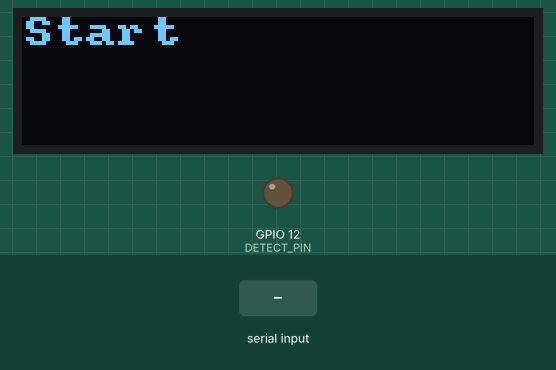
Simulated run of this sketch. Board: ESP32. Shown: 128×32 one-colour display, output pins drawn as LEDs (lit = HIGH). Inputs (shaded band) come from the test bench. Nothing arrives over Bluetooth unless stated.

Above: at 1.2 s.
1.3 s: "detected\n" received over the second serial link
At 1.7 s:
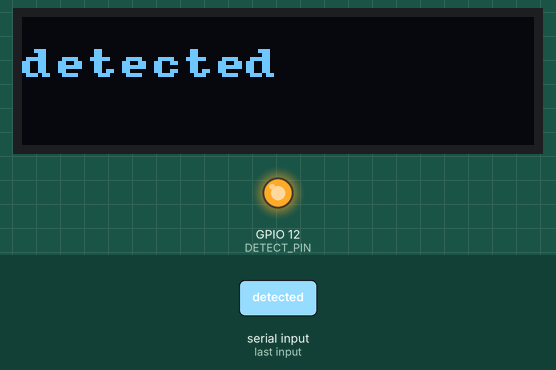
2.8 s: "undetected\n" received over the second serial link
At 4.1 s:
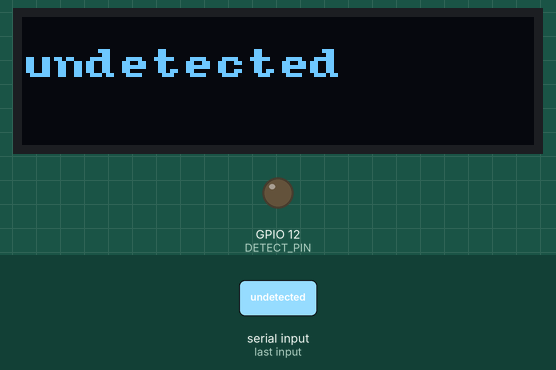
Timing chart, 0 to 5.8 s (numbered marks = the images above; inputs shaded):
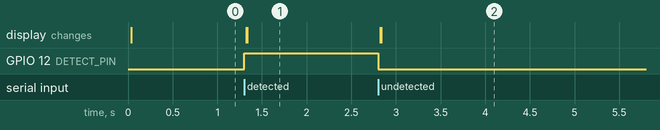

The sketch:

Bluetooth_receiver.ino
```cpp
const int DETECT_PIN = 12;
unsigned long pre_time;
unsigned long now_time;
// String command;

// put your setup code here, to run once:
void setup() {
  setupCommunication();
  setupDisplay();
  pinMode(DETECT_PIN, OUTPUT);
  writeDisplay("Start", 0, true);
  pre_time = millis();
  now_time = millis();
}

// put your main code here, to run repeatedly:
void loop() {
  now_time = millis();

  String command = receiveMessage();
  // if (command != "")
  //   sendMessage(command.c_str());

  //if(now_time - pre_time >= 1000){

    if(command == "undetected"){
      digitalWrite(DETECT_PIN, LOW);
      writeDisplay("undetected", 1, true);
      pre_time = now_time;
    }

    else if(command == "detected"){
      digitalWrite(DETECT_PIN, HIGH);
      writeDisplay("detected", 1, true);
      pre_time = now_time;
    }
  //}
}
```

Communication.ino
```cpp
//Precompiler directive elegance: 0 == Serial, 1 == Bluetooth
#define USE_BT 1

//This block allows us to use "Ser" throughout our codebase.
//This makes the code to be protocol-agnostic.
//Whether using Bluetooth or USB Serial, we will reference it as Ser.
#if USE_BT
  #include "BluetoothSerial.h"
  BluetoothSerial BTSerial;     // instantiate a BT object
  #define Ser BTSerial          // substitute Ser for SerialBT
#else
  #define Ser Serial            // substitute Ser for Serial
#endif


//Initialize the communication protocol (either HW Serial or BT)
void setupCommunication() {
  #if USE_BT
    Ser.begin("HCSpark"); // any unique name for BT
  #else
    Ser.begin(115200);
  #endif
}


//Receive a message one character at a time, stopping at a newline ('\n')
String receiveMessage() {
  String message = "";
  if (Ser.available() > 0) {
    while (true) { // loop forever until a newline is seen
      char c = Ser.read();
      if (c != char(-1)) { // if there is a character in the buffer
        if (c == '\n')
          break;
        message += c;
      }
    }
  }
  return message;
}


//Send a message over the communication protocol
void sendMessage(String message) {
  Ser.println(message);
}
```

Display.ino
```cpp
// OLED Library includes
#include "U8x8lib.h" // include the fast graphics library
#include "Wire.h"    // include the I2C library

/*
 * Instantiate the display object "oled" and reset it using the
 * predefined argument "U8X8_PIN_NONE"
 * NOTE: if you have trouble with this constructor call, your OS
 * might require that you specify the I2C pins (22 and 23) as
 * arguments. If that is the case, you would change the call to this:
 * U8X8_SSD1306_128X32_UNIVISION_HW_I2C oled(U8X8_PIN_NONE, 22, 23);
 */
U8X8_SSD1306_128X32_UNIVISION_HW_I2C oled(U8X8_PIN_NONE);

// Clear the display no more than once per second
const int MAX_REFRESH = 1000;
unsigned long lastClear = 0;

void setupDisplay() {
    oled.begin(); // Initializes u8x8 object
    oled.setPowerSave(0); // Makes sure OLED doesn't go to sleep
    oled.setFont(u8x8_font_amstrad_cpc_extended_r); // Set the font
    oled.setCursor(0, 0); //Sets the cursor at the top left corner
}

/*
 * A function to write a message on the OLED display.
 * The "row" argument specifies which row to print on: [0,1,2,3].
 * The "erase" argument specifies if the display should be cleared.
 */
void writeDisplay(const char * message, int row, bool erase) {
    unsigned long now = millis();      //getting the now time
    //if erase is true and it's been longer than MAX_REFRESH (1s)
    if(erase && (millis() - lastClear >= MAX_REFRESH)) {
        oled.clearDisplay();
        lastClear = now;
    }
    oled.setCursor(0, row);            //setting the cursor
    oled.print(message);               //printing the message
}

/*
 * A function to write a CSV message on multiple lines on the OLED.
 * The "commaCount" argument says how many commas are in the String.
 * NOTE: The OLED can only display 4 lines (a maximum of 3 commas).
 */
void writeDisplayCSV(String message, int commaCount) {
     int startIndex = 0;
     for(int i=0; i<=commaCount; i++) {
          // find the index of the comma and store it in startIndex
          int index = message.indexOf(',', startIndex);

          // take everything in the string up until the comma
          String subMessage = message.substring(startIndex, index);

          startIndex = index + 1; // skip over the comma

          // Write the substring onto the OLED!
          writeDisplay(subMessage.c_str(), i, false);
     }
}
```

Measured:
- after the input at 1.3 s, GPIO 12 (DETECT_PIN): LOW → HIGH at once; the display: first changes at once (image 1 shows a later state)
- after the input at 2.8 s, GPIO 12 (DETECT_PIN): HIGH → LOW at once; the display: first changes at once (image 2 shows a later state)
